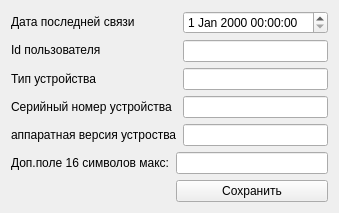
         <widget class="QWidget" name="addit">
          <attribute name="title">
           <string>Заводские</string>
          </attribute>
          <layout class="QGridLayout" name="gridLayout_7">
           <item row="0" column="0" colspan="2">
            <layout class="QHBoxLayout" name="horizontalLayout_2">
             <item>
              <layout class="QVBoxLayout" name="verticalLayout_9">
               <item>
                <widget class="QLabel" name="lab_lastconnect">
                 <property name="text">
                  <string>Дата последней связи</string>
                 </property>
                </widget>
               </item>
               <item>
                <widget class="QLabel" name="lab_idchange">
                 <property name="text">
                  <string>&lt;html&gt;&lt;head/&gt;&lt;body&gt;&lt;p&gt;Id пользователя &lt;/p&gt;&lt;/body&gt;&lt;/html&gt;</string>
                 </property>
                </widget>
               </item>
               <item>
                <widget class="QLabel" name="lab_typedev">
                 <property name="text">
                  <string>Тип устройства</string>
                 </property>
                </widget>
               </item>
               <item>
                <widget class="QLabel" name="lab_serial">
                 <property name="text">
                  <string>Серийный номер устройства</string>
                 </property>
                </widget>
               </item>
               <item>
                <widget class="QLabel" name="lab_verapp">
                 <property name="text">
                  <string>аппаратная версия устроства</string>
                 </property>
                </widget>
               </item>
              </layout>
             </item>
             <item>
              <layout class="QVBoxLayout" name="verticalLayout_8">
               <item>
                <widget class="QDateTimeEdit" name="dat_lastconnect"/>
               </item>
               <item>
                <widget class="QLineEdit" name="lin_idchange"/>
               </item>
               <item>
                <widget class="QLineEdit" name="lin_typedev"/>
               </item>
               <item>
                <widget class="QLineEdit" name="lin_serial"/>
               </item>
               <item>
                <widget class="QLineEdit" name="lin_verapp"/>
               </item>
              </layout>
             </item>
            </layout>
           </item>
           <item row="1" column="0">
            <widget class="QLabel" name="lab_addit">
             <property name="text">
              <string>Доп.поле 16 символов макс:</string>
             </property>
            </widget>
           </item>
           <item row="1" column="1">
            <widget class="QLineEdit" name="lin_addit"/>
           </item>
           <item row="2" column="0">
            <spacer name="horizontalSpacer_3">
             <property name="orientation">
              <enum>Qt::Horizontal</enum>
             </property>
             <property name="sizeHint" stdset="0">
              <size>
               <width>40</width>
               <height>20</height>
              </size>
             </property>
            </spacer>
           </item>
           <item row="2" column="1">
            <widget class="QPushButton" name="button_savefactory">
             <property name="styleSheet">
              <string notr="true"/>
             </property>
             <property name="text">
              <string>Сохранить</string>
             </property>
            </widget>
           </item>
          </layout>
         </widget>
